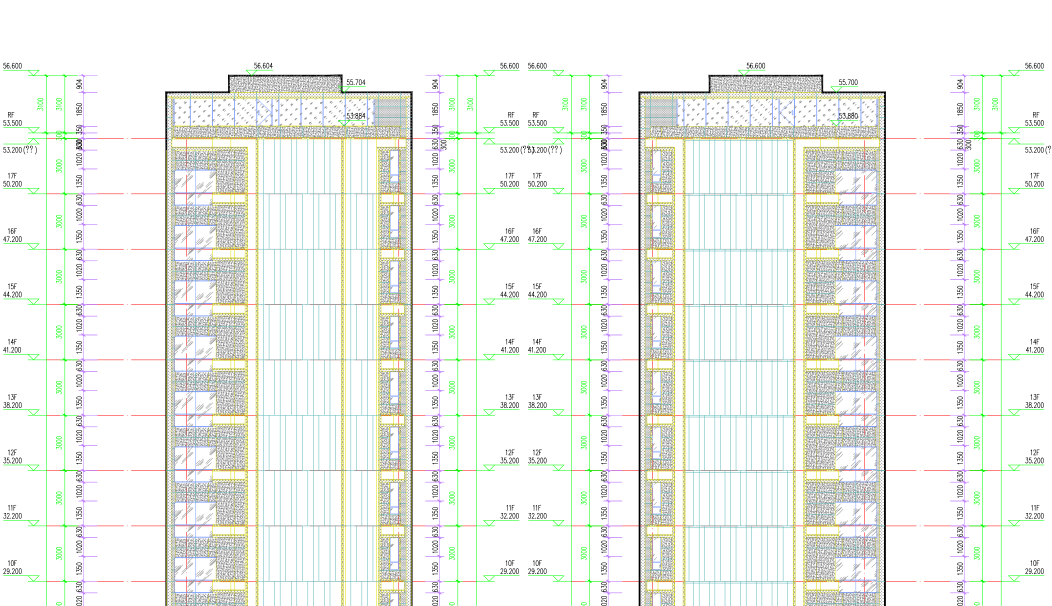
#> input picture img1.png, 2104 x 1212 px (shown at 1/2 size)
$ python -i pdf2png.py   (imports and definitions only)
#> lines starting #> are read from the running program, lines starting #| are printed output that depends on the picture
#> further down, picture is the input picture: PIL image 2104x1212 RGBA; mean R, G, B, A 238.5, 241, 236.3, 255
#!/usr/bin/env python3
"""Utility functions/CLI to convert PDF CAD drawings into trimmed PNG pages."""

from __future__ import annotations

import argparse
from pathlib import Path
from typing import List, Sequence

from pdf2image import convert_from_path
from PIL import Image, ImageChops


def trim_white_border(im: Image.Image, tol: int = 245) -> Image.Image:
    """Trim near-white border pixels from an image."""
#> called with tol = 245
    if im.mode != "RGB":
        im = im.convert("RGB")
    bg = Image.new("RGB", im.size, (255, 255, 255))
#> bg: PIL image 2104x1212 RGB; every value is 255
    diff = ImageChops.difference(im, bg)
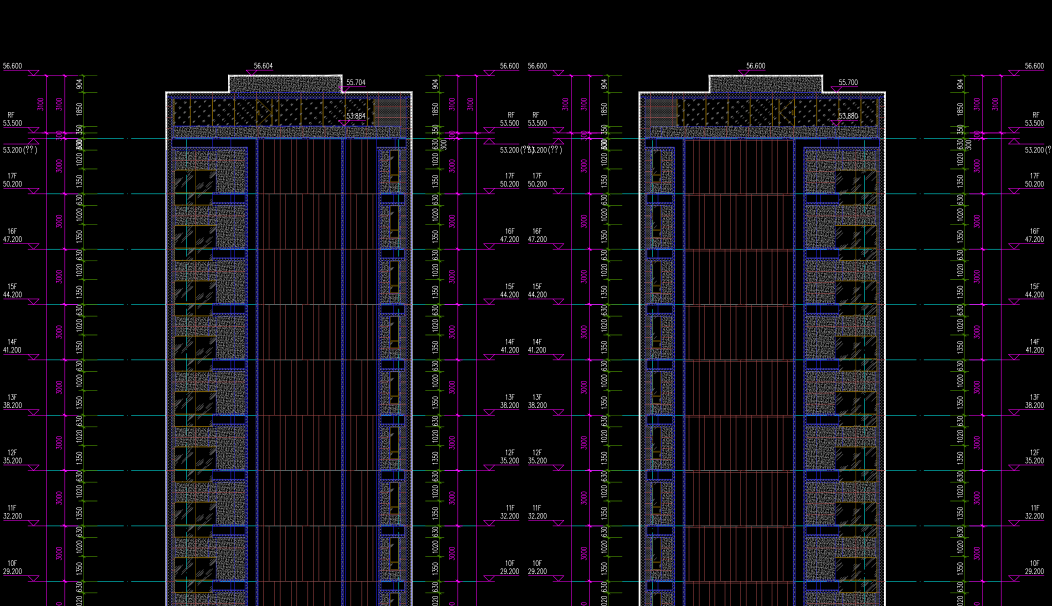
#> diff: PIL image 2104x1212 RGB (shown at 1/2 size); mean R, G, B 16.5, 14, 18.7
    diff = diff.point(lambda p: 0 if p > (255 - tol) else 255)
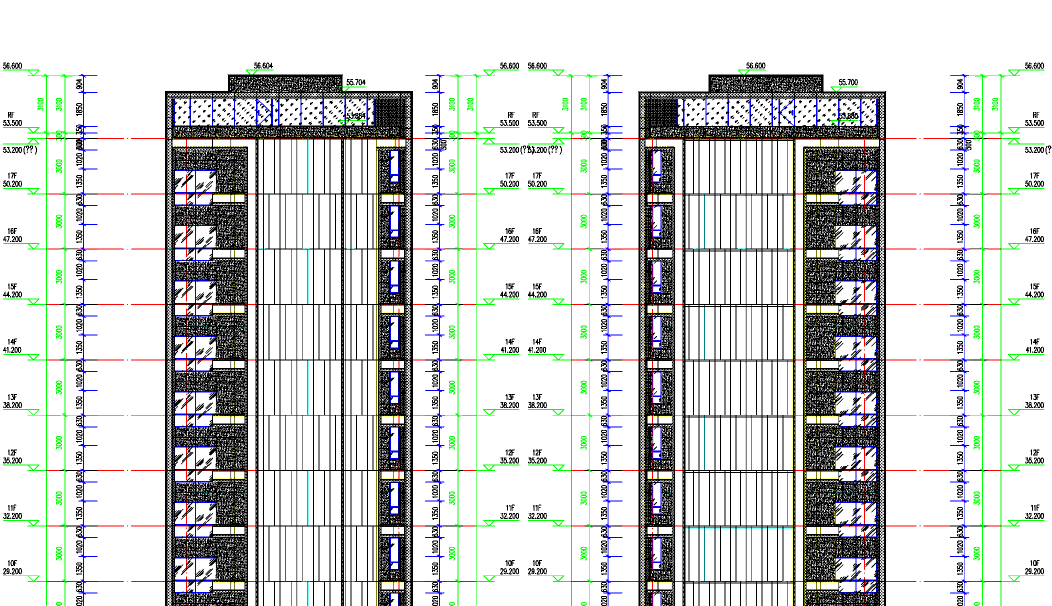
#> diff: PIL image 2104x1212 RGB (shown at 1/2 size); mean R, G, B 205.7, 208.4, 206.9
    bbox = diff.getbbox()
#> bbox = (0, 0, 2104, 1212)
    return im.crop(bbox) if bbox else im


# [66 lines left out: functions convert_pdf_to_pngs, parse_args, main, not called in this run]


# [2 lines not run here, left out]

>>> from PIL import Image
>>> picture = Image.open('img1.png')
>>> result = trim_white_border(picture)

$ run again, on img2.png
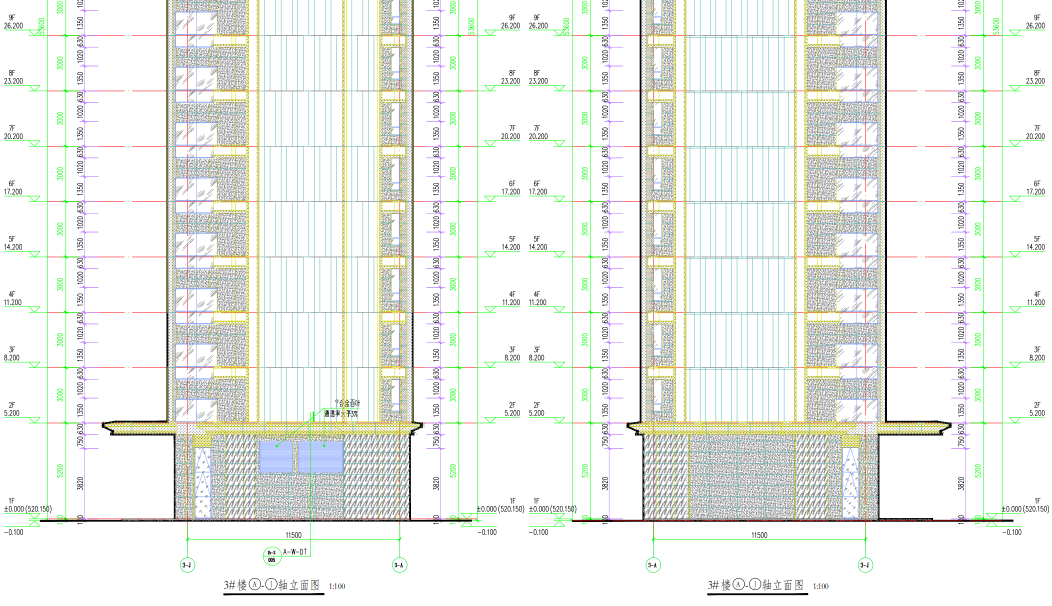
#> input picture img2.png, 2104 x 1212 px (shown at 1/2 size)
#> picture is the input picture: PIL image 2104x1212 RGBA; mean R, G, B, A 236.2, 238.8, 233.9, 255
#> bg: PIL image 2104x1212 RGB; every value is 255
#> in trim_white_border, `diff = ImageChops.difference(im, bg)`:
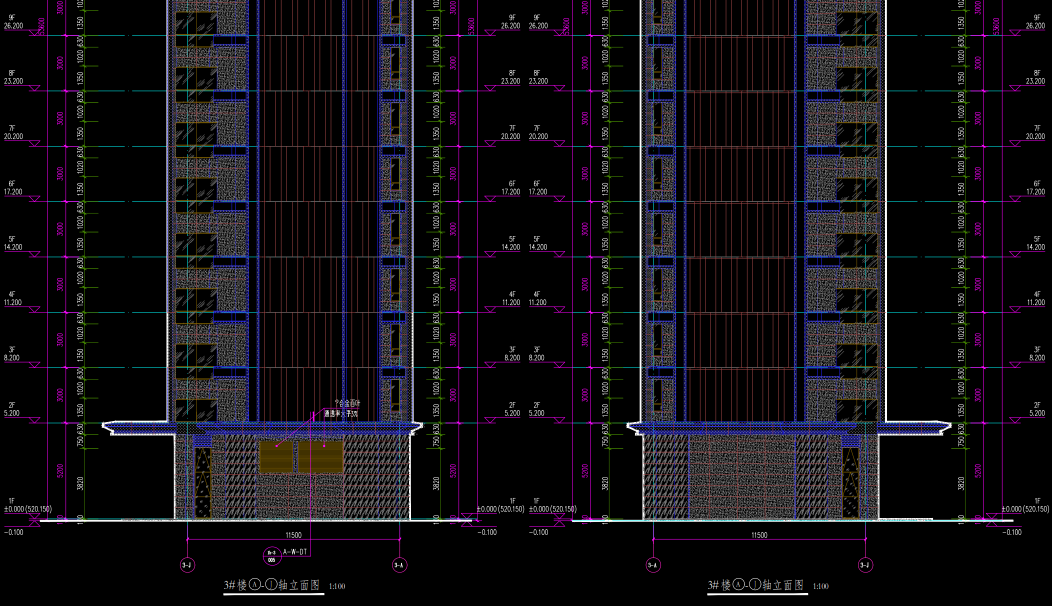
#> diff: PIL image 2104x1212 RGB (shown at 1/2 size); mean R, G, B 18.8, 16.2, 21.1
#> in trim_white_border, `diff = diff.point(lambda p: 0 if p > (255 - tol) else 255)`:
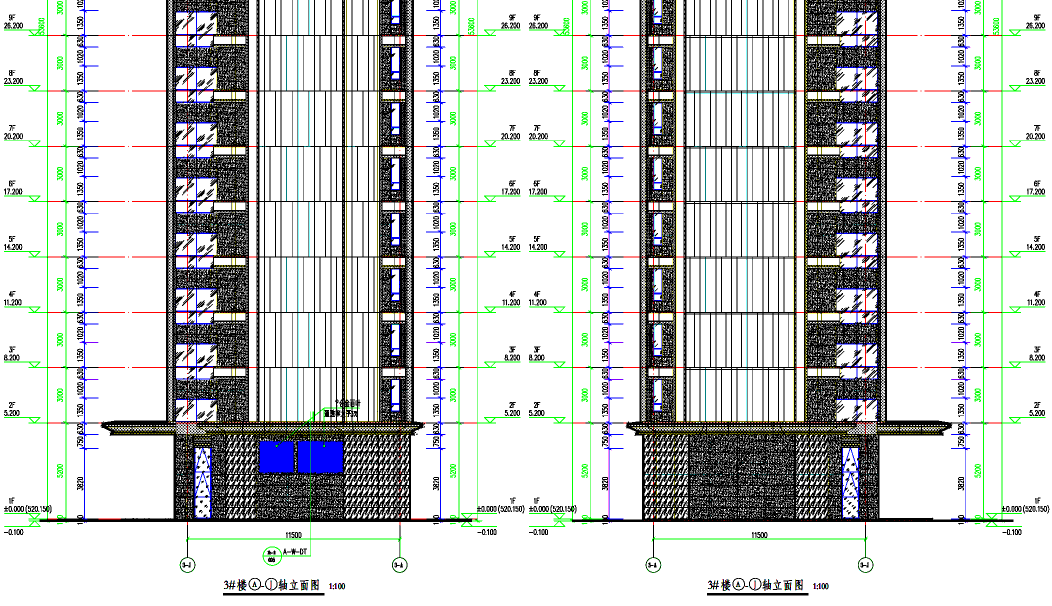
#> diff: PIL image 2104x1212 RGB (shown at 1/2 size); mean R, G, B 199.8, 202.6, 201.7
#> bbox = (0, 0, 2104, 1212)
